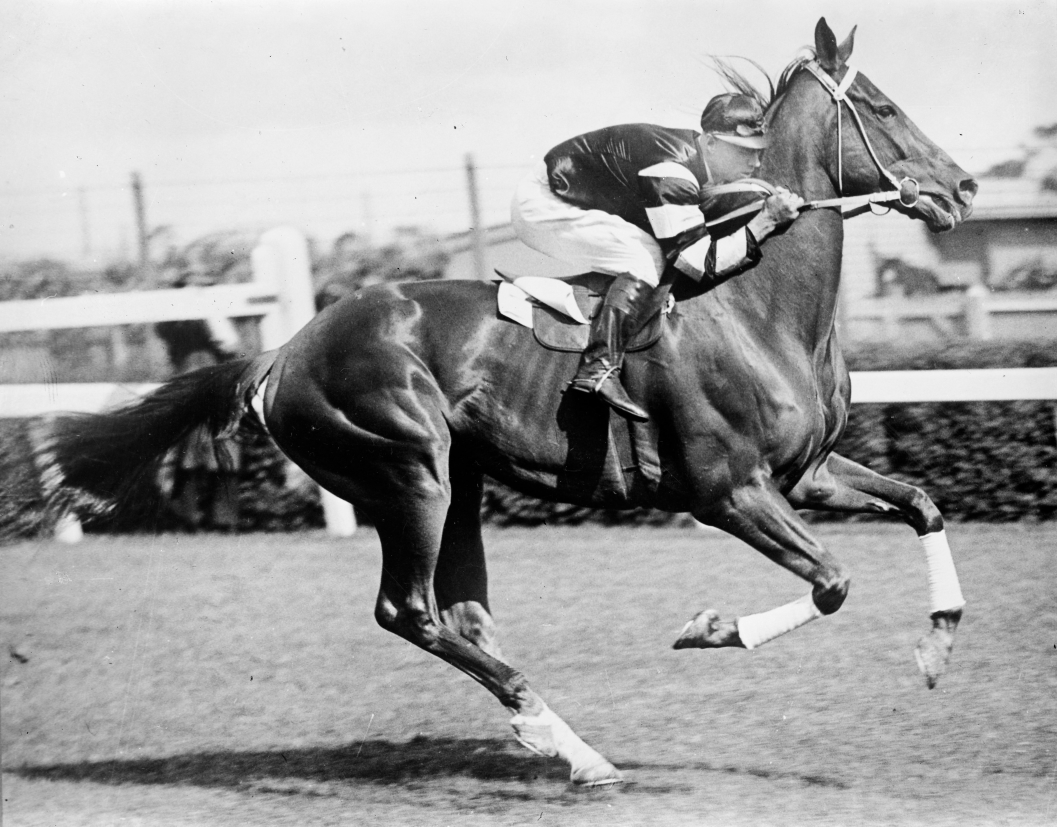
#> input picture shorts/s32-phar-lap/images/s32_phar_lap.jpg, 3171 x 2480 px (shown at 1/3 size)
$ python make_cards.py
#> lines starting #> are read from the running program, lines starting #| are printed output that depends on the picture
"""Landscape name-card crops of the two public-domain stills (images/, see images/SOURCES.md)
-> render/assets/card_*.jpg. Crop + gentle sepia tone only; no retouching, no face edits."""
import os
from PIL import Image, ImageOps, ImageEnhance
HERE = os.path.dirname(os.path.abspath(__file__))
EP = os.path.join(HERE, '..', '..')
CROPS = {
    # Phar Lap with Jim Pike, Flemington c.1930 (Commons File:Phar_Lap.jpg), whole horse
    'pharlap': ('s32_phar_lap.jpg', (180, 30, 3060, 2190)),
    # Phar Lap winning the 1930 Melbourne Cup (Commons File:Pharlap1930melbournecup.jpg)
    'cup1930': ('s32_phar_lap_melbourne_cup_1930.jpg', (10, 14, 590, 449)),
}
for k, (f, box) in CROPS.items():
    im = Image.open(os.path.join(EP, 'images', f)).convert('L').crop(box).resize((480, 360), Image.LANCZOS)
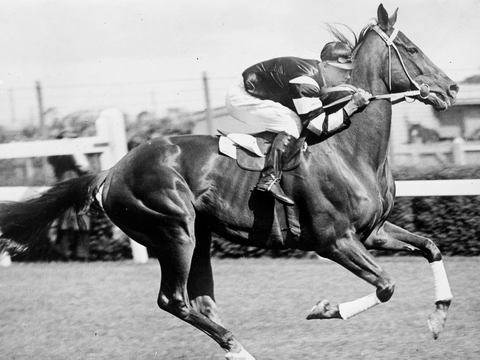
#> im: PIL image 480x360 L; min 0, max 255, mean 155.3
    im = ImageOps.autocontrast(im, cutoff=0.5)
    im = ImageOps.colorize(im, black=(22, 18, 14), white=(246, 240, 228), mid=(140, 128, 112))
#> im: PIL image 480x360 RGB
    im = ImageEnhance.Sharpness(im).enhance(1.1)
    im.save(os.path.join(EP, 'render', 'assets', f'card_{k}.jpg'), quality=90)
    print(k, im.size)
#| pharlap (480, 360)
#> pass 2 of the loop `for k, (f, box) in CROPS.items():`:
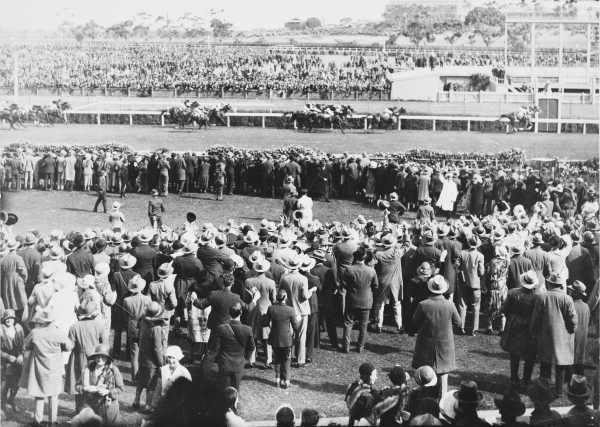
#> input picture shorts/s32-phar-lap/images/s32_phar_lap_melbourne_cup_1930.jpg, 600 x 427 px
#> `im = Image.open(os.path.join(EP, 'images', f)).convert('L').crop(box)...`:
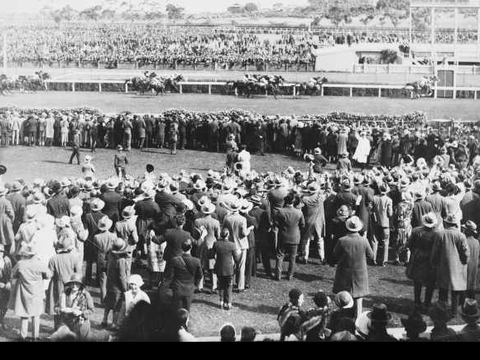
#> im: PIL image 480x360 L; min 0, max 255, mean 130.4
#> `im = ImageOps.colorize(im, black=(22, 18, 14), white=(246, 240, 228), ..`:
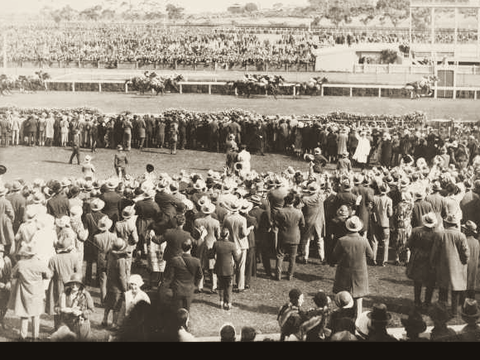
#> im: PIL image 480x360 RGB; mean R, G, B 144.2, 136, 123.9
#| cup1930 (480, 360)
